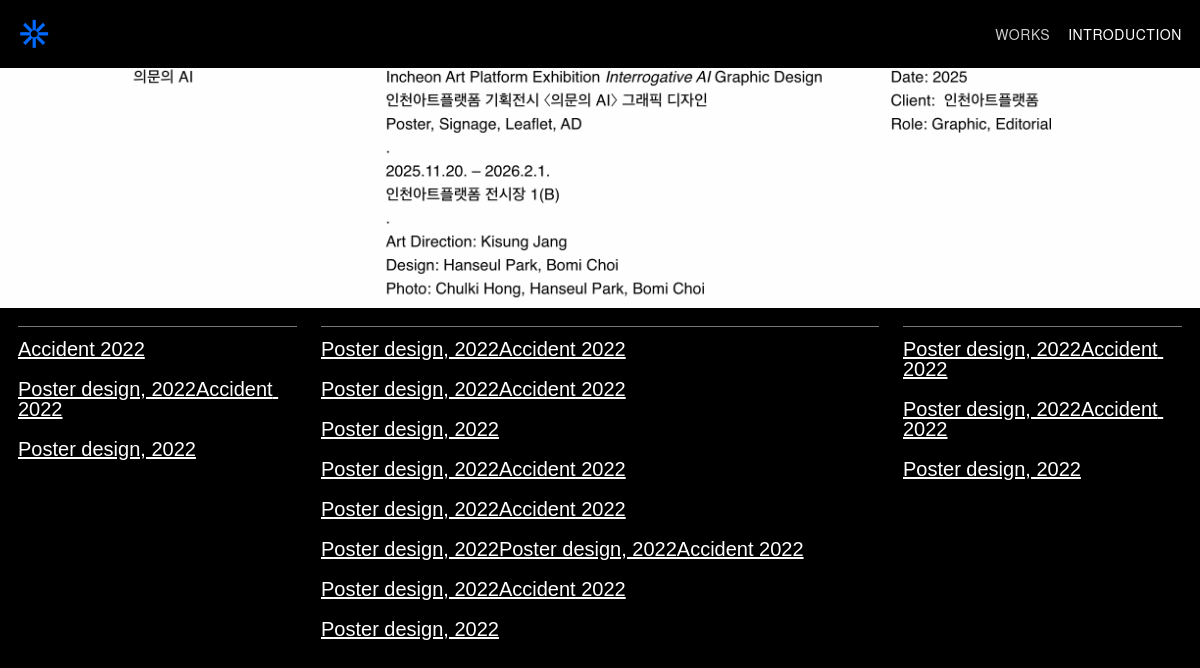
The app's page /introduction.php with its own data.
### tables this page shows
CREATE TABLE settings (
            key_name TEXT PRIMARY KEY,
            value_text TEXT NOT NULL DEFAULT ""
        );

CREATE TABLE intro_content (
            id INTEGER PRIMARY KEY CHECK(id = 1),
            col1_title TEXT NOT NULL DEFAULT "",
            col2_text TEXT NOT NULL DEFAULT "",
            col3_text TEXT NOT NULL DEFAULT "",
            top_image_path TEXT NOT NULL DEFAULT "",
            font_size INTEGER NOT NULL DEFAULT 24,
            font_weight INTEGER NOT NULL DEFAULT 500,
            font_family TEXT NOT NULL DEFAULT "Arial, sans-serif",
            color TEXT NOT NULL DEFAULT "#ffffff",
            italic INTEGER NOT NULL DEFAULT 0,
            underline INTEGER NOT NULL DEFAULT 0
        , line_height REAL NOT NULL DEFAULT 1.5);

### public/bootstrap.php (called while the page is built, shortened)
<?php
function db(): PDO
{
    static $pdo = null;
    if ($pdo instanceof PDO) {
        return $pdo;
    }
    $pdo = new PDO('sqlite:' . DB_PATH);
    $pdo->setAttribute(PDO::ATTR_ERRMODE, PDO::ERRMODE_EXCEPTION);
    $pdo->setAttribute(PDO::ATTR_DEFAULT_FETCH_MODE, PDO::FETCH_ASSOC);
    return $pdo;
}
function setting(string $key, string $fallback = ''): string
{
    $stmt = db()->prepare('SELECT value_text FROM settings WHERE key_name = :k');
    $stmt->execute([':k' => $key]);
    $value = $stmt->fetchColumn();
    return $value !== false ? (string) $value : $fallback;
}
function esc(string $value): string
{
    return htmlspecialchars($value, ENT_QUOTES, 'UTF-8');
}
function normalizeColor(string $value): string
{
    if (preg_match('/^#[0-9a-fA-F]{6}$/', $value)) {
        return $value;
    }
    return '#ffffff';
}
function introStyleString(array $intro): string
{
    $parts = [];
    $parts[] = 'font-size:' . (int) ($intro['font_size'] ?? 24) . 'px';
    $parts[] = 'font-weight:' . (int) ($intro['font_weight'] ?? 500);
    $parts[] = 'font-family:' . ($intro['font_family'] ?? 'Arial, sans-serif');
    $parts[] = 'color:' . normalizeColor((string) ($intro['color'] ?? '#ffffff'));
    if ((int) ($intro['underline'] ?? 0) === 1) {
        $parts[] = 'text-decoration:underline';
    }
    $parts[] = 'line-height:' . (float) ($intro['line_height'] ?? 1.5);
    $parts[] = 'text-align:left';
    return implode(';', $parts);
}

### public/introduction.php (the view, shortened to what this page needs)
<?php
require __DIR__ . '/bootstrap.php';
$logo = setting('logo_text', 'LOGO');
$logoImage = setting('logo_image', '');
$menuWorks = setting('menu_works', 'Works');
$menuIntro = setting('menu_intro', 'Introduction');
$intro = db()->query('SELECT * FROM intro_content WHERE id = 1')->fetch() ?: [];
$introStyle = introStyleString($intro);
?>
<!doctype html>
<html lang="zh-CN">
<head>
  <link rel="stylesheet" href="/assets/style.css">
</head>
<body>
  <div class="site-wrap">
    <header class="top-nav">
      <div class="logo">
        <?php if ($logoImage !== ''): ?>
          <img src="<?= esc($logoImage) ?>" alt="logo" style="height:32px;width:auto;display:block;">
        <?php else: ?>
          <?= esc($logo) ?>
        <?php endif; ?>
      </div>
      <nav class="nav-right">
        <a href="/index.php"><?= esc($menuWorks) ?></a>
        <a class="active" href="/introduction.php"><?= esc($menuIntro) ?></a>
      </nav>
    </header>
    <?php if (($intro['top_image_path'] ?? '') !== ''): ?>
      <div class="intro-top-global">
        <img src="<?= esc($intro['top_image_path']) ?>" alt="intro top">
      </div>
    <?php endif; ?>
    <section class="intro-layout">
      <div class="intro-col" style="<?= esc($introStyle) ?>"><?= nl2br(esc((string) ($intro['col1_title'] ?? ''))) ?></div>
      <div class="intro-col" style="<?= esc($introStyle) ?>"><?= nl2br(esc((string) ($intro['col2_text'] ?? ''))) ?></div>
      <div class="intro-col" style="<?= esc($introStyle) ?>"><?= nl2br(esc((string) ($intro['col3_text'] ?? ''))) ?></div>
    </section>
  </div>
</body>
</html>

### public/assets/style.css (style rules this page uses)
:root { --bg: #000; --fg: #fff; --muted: #b6b6b6; --gap: 12px; }
* { box-sizing: border-box; }
html, body { margin: 0; padding: 0; background: var(--bg); color: var(--fg); font-family: "Helvetica Neue", "Arial", sans-serif; }
a { color: inherit; text-decoration: none; }
.site-wrap { width: min(1600px, 100%); margin: 0 auto; padding: 18px; }
.top-nav { display: flex; align-items: center; justify-content: space-between; gap: 20px; margin-bottom: 18px; }
.nav-right { display: flex; align-items: center; gap: 18px; font-size: 14px; text-transform: uppercase; letter-spacing: 0.04em; }
.nav-right a { opacity: 0.8; }
.nav-right a.active, .nav-right a:hover { opacity: 1; }
.logo { font-size: 15px; letter-spacing: 0.06em; text-transform: uppercase; }
.intro-layout { display: grid; grid-template-columns: 1fr 2fr 1fr; gap: 24px; }
.intro-col { border-top: 1px solid #777; padding-top: 12px; white-space: pre-wrap; text-align: left; }
.intro-top-global { margin-left: -18px; margin-right: -18px; margin-bottom: 18px; }
.intro-top-global img { display: block; height: 240px; width: 100%; object-fit: cover; }

### records on screen
settings: value_text (picture)
settings: value_text "WORKS"
settings: value_text "INTRODUCTION"
intro_content: top_image_path (picture), col1_title "Accident 2022 Poster design, 2022Accident 2022 Poster design, 2022", col2_text "Poster design, 2022Accident 2022 Poster design, 2022Accident 2022 Poster design, 2022 Poster design, 2022Accident 2022 Poster design, 2022Accident 2022 Poster design, 2022Poster design, 2022Accident 2022 Poster design, 2022Accident 2022 Poster design, 2022", col3_text "Poster design, 2022Accident 2022 Poster design, 2022Accident 2022 Poster design, 2022"
